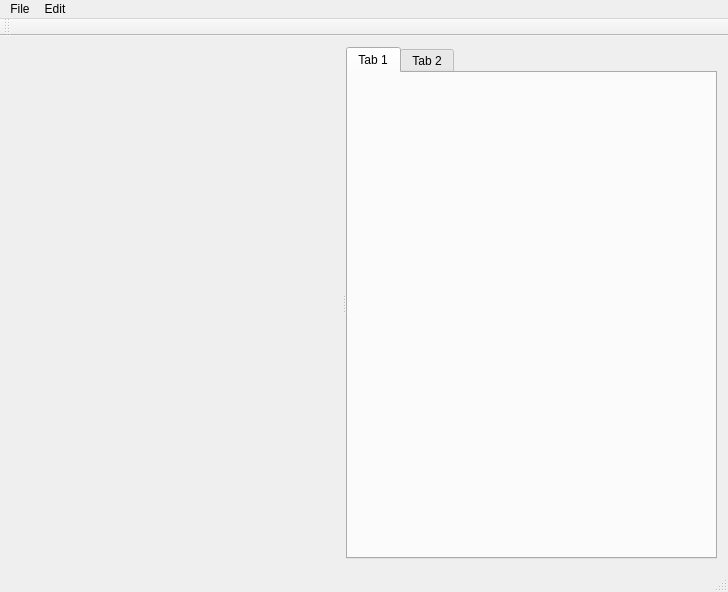
<?xml version="1.0" encoding="UTF-8"?>
<ui version="4.0">
 <class>xrEditorWindow</class>
 <widget class="QMainWindow" name="xrEditorWindow">
  <property name="geometry">
   <rect>
    <x>0</x>
    <y>0</y>
    <width>728</width>
    <height>592</height>
   </rect>
  </property>
  <property name="sizePolicy">
   <sizepolicy hsizetype="Preferred" vsizetype="Preferred">
    <horstretch>0</horstretch>
    <verstretch>0</verstretch>
   </sizepolicy>
  </property>
  <property name="windowTitle">
   <string>Lithium | Editor</string>
  </property>
  <widget class="QWidget" name="centralWidget">
   <layout class="QHBoxLayout" name="horizontalLayout">
    <item>
     <widget class="QSplitter" name="splitter">
      <property name="sizePolicy">
       <sizepolicy hsizetype="Preferred" vsizetype="Preferred">
        <horstretch>0</horstretch>
        <verstretch>0</verstretch>
       </sizepolicy>
      </property>
      <property name="autoFillBackground">
       <bool>false</bool>
      </property>
      <property name="orientation">
       <enum>Qt::Horizontal</enum>
      </property>
      <widget class="QDXWidget" name="dxFrame" native="true"/>
      <widget class="QTabWidget" name="tabSheet">
       <widget class="QWidget" name="tab">
        <attribute name="title">
         <string>Tab 1</string>
        </attribute>
       </widget>
       <widget class="QWidget" name="tab_2">
        <attribute name="title">
         <string>Tab 2</string>
        </attribute>
       </widget>
      </widget>
     </widget>
    </item>
   </layout>
  </widget>
  <widget class="QMenuBar" name="menuBar">
   <property name="geometry">
    <rect>
     <x>0</x>
     <y>0</y>
     <width>728</width>
     <height>21</height>
    </rect>
   </property>
   <widget class="QMenu" name="menuFile">
    <property name="title">
     <string>File</string>
    </property>
    <addaction name="actionExit"/>
   </widget>
   <widget class="QMenu" name="menuEdit">
    <property name="title">
     <string>Edit</string>
    </property>
   </widget>
   <addaction name="menuFile"/>
   <addaction name="menuEdit"/>
  </widget>
  <widget class="QToolBar" name="mainToolBar">
   <attribute name="toolBarArea">
    <enum>TopToolBarArea</enum>
   </attribute>
   <attribute name="toolBarBreak">
    <bool>false</bool>
   </attribute>
  </widget>
  <widget class="QStatusBar" name="statusBar"/>
  <action name="actionExit">
   <property name="text">
    <string>Exit</string>
   </property>
  </action>
 </widget>
 <layoutdefault spacing="6" margin="11"/>
 <customwidgets>
  <customwidget>
   <class>QDXWidget</class>
   <extends>QWidget</extends>
   <header>qdxwidget.h</header>
   <container>1</container>
  </customwidget>
 </customwidgets>
 <resources>
  <include location="xrEditor.qrc"/>
 </resources>
 <connections/>
</ui>
